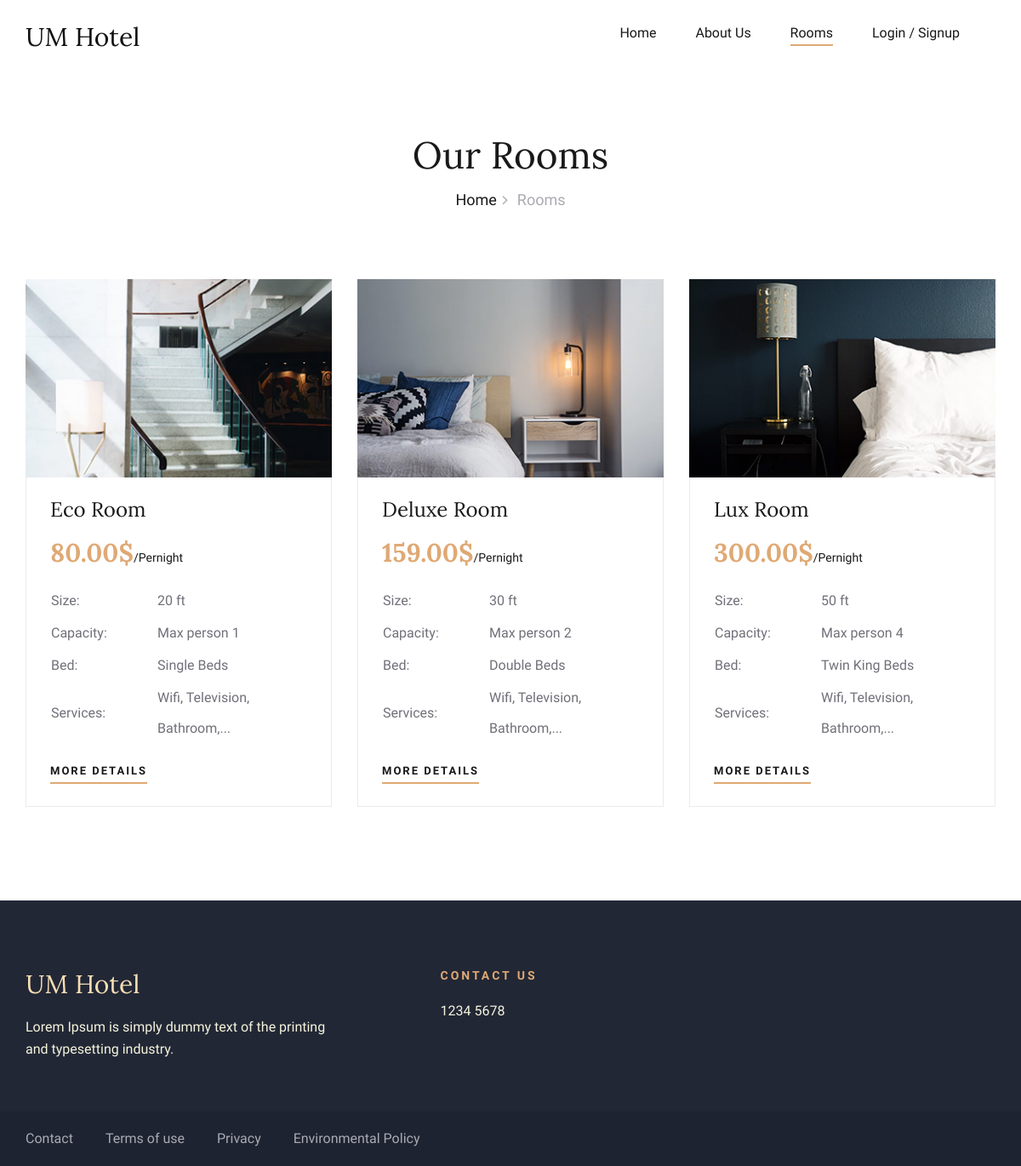
The page /rooms.php on the database its author committed.
### tables this page shows
CREATE TABLE IF NOT EXISTS `RoomType` (
    `type` TINYINT UNSIGNED NOT NULL,
    `format` VARCHAR(255) NOT NULL,
    `price` DOUBLE UNSIGNED NOT NULL,
    `size` INT UNSIGNED NOT NULL,
    `capacity` INT UNSIGNED NOT NULL,
    `bed` VARCHAR(255) NOT NULL,
    `services` VARCHAR(255) NOT NULL,
    PRIMARY KEY (`type`)
);

### include/interface/operation.php (called while the page is built, shortened)
<?php
    $connect = new PDO($_ENV["DB_NAME"],
        $_ENV["DB_USER_NAME"], $_ENV["DB_USER_PASS"]);
    function query_Class($ClassType, $ClassName, $validArgs, $args, &$EXIT_STATE) {
        if($args) {
            $queryCondition = "";
            $queryArgs = [];
            foreach($validArgs as $validArg) {
                if(isset($args[$validArg[0]])) {
                    if($queryCondition != "") $queryCondition .= " AND ";
                    $queryCondition .= $validArg[0]. " = ?";
                    array_push($queryArgs, [$args[$validArg[0]], $validArg[1]]);
                }
            }
            if($queryCondition == "") {
                $EXIT_STATE = "No valid args be passed!";
                return NULL;
            }
            global $connect;
            $query_Class = $connect -> prepare(
                "SELECT * FROM `". $ClassName. "` WHERE ". $queryCondition);
            foreach($queryArgs as $index => $queryArg) {
                if($queryArg[1] != NULL) {
                    if(is_array($queryArg[1])) $query_Class -> bindParam(
                        $index + 1, $queryArg[0], $queryArg[1][0], $queryArg[1][1]);
                    else $query_Class -> bindParam(
                        $index + 1, $queryArg[0], $queryArg[1]);
                }
                else $query_Class -> bindParam($index + 1, $queryArg[0]);
            }
        }
        else {
            global $connect;
            $query_Class = $connect -> prepare(
                "SELECT * FROM `". $ClassName. "`");
        }
        if(!$query_Class -> execute()) {
            $EXIT_STATE = $ClassName. " query is failed!";
            return NULL;
        }
        if($query_Class -> rowCount() > 0){
            $ClassList = [];
            while($aClass = $query_Class -> fetch(PDO::FETCH_ASSOC)) {
                $aClassAttr = [];
                foreach($validArgs as $validArg)
                    array_push($aClassAttr, $aClass[$validArg[0]]);
                array_push($ClassList, new $ClassType($aClassAttr));
            }
            return $ClassList;
        }
        else {
            $EXIT_STATE = "No match ". $ClassName. " found!";
            return [];
        }
    }
?>

### include/objects/RoomType.php (called while the page is built, shortened)
<?php
    include realpath("./include/interface/operation.php");
    class RoomType{
        public function __construct($attributes) {
            $this -> type = $attributes[0];
            $this -> format = $attributes[1];
            $this -> price = $attributes[2];
            $this -> size = $attributes[3];
            $this -> capacity = $attributes[4];
            $this -> bed = $attributes[5];
            $this -> services = $attributes[6];
        }
    }
    function query_RoomType($args, &$EXIT_STATE) {
        return query_Class(RoomType::class, "RoomType", [
            ["type", PDO::PARAM_INT],
            ["format", [PDO::PARAM_STR, 255]],
            ["price", PDO::PARAM_STR, 255],
            ["size", PDO::PARAM_INT],
            ["capacity", PDO::PARAM_INT],
            ["bed", [PDO::PARAM_STR, 255]],
            ["services", [PDO::PARAM_STR, 255]]], $args, $EXIT_STATE);
    }
?>

### rooms.php (the view, shortened to what this page needs)
<?php
    include realpath("./include/objects/RoomType.php");
    if(isset($_SESSION["customerID"])) $login = true;
    else $login = false;
    $pwd = "Rooms"
?>
<!DOCTYPE html>
<html lang="en">
    <head>
        <link rel="stylesheet" href="./css/bootstrap.min.css" type="text/css">
        <link rel="stylesheet" href="./css/font-awesome.min.css" type="text/css">
        <link rel="stylesheet" href="./css/elegant-icons.css" type="text/css">
        <link rel="stylesheet" href="./css/flaticon.css" type="text/css">
        <link rel="stylesheet" href="./css/owl.carousel.min.css" type="text/css">
        <link rel="stylesheet" href="./css/nice-select.css" type="text/css">
        <link rel="stylesheet" href="./css/jquery-ui.min.css" type="text/css">
        <link rel="stylesheet" href="./css/magnific-popup.css" type="text/css">
        <link rel="stylesheet" href="./css/slicknav.min.css" type="text/css">
        <link rel="stylesheet" href="./css/style.css" type="text/css">
    </head>
    <body>
        <?php include "./pages/components/header.php"; ?>
        <div class="breadcrumb-section">
            <div class="container">
                <div class="row">
                    <div class="col-lg-12">
                        <div class="breadcrumb-text">
                            <h2>Our Rooms</h2>
                            <div class="bt-option">
                                <a href="./index.html">Home</a>
                                <span>Rooms</span>
                            </div>
                        </div>
                    </div>
                </div>
            </div>
        </div>
        <section class="rooms-section spad">
            <div class="container">
                <div class="row">
                    <?php
                        $EXIT_STATE = "";
                        $RoomTypeList = query_RoomType([], $EXIT_STATE);
                        foreach($RoomTypeList as $RoomType) {
                    ?>
                    <div class="col-lg-4 col-md-6">
                        <div class="room-item">
                            <img src="./images/room/room-<?= $RoomType -> type; ?>.jpg"
                                alt="<?= ucfirst($RoomType -> format); ?> Room" />
                            <div class="ri-text">
                                <h4><?= ucfirst($RoomType -> format); ?> Room</h4>
                                <h3><?= number_format($RoomType -> price, 2); ?>$<span>/Pernight</span></h3>
                                <table>
                                    <tbody>
                                        <tr>
                                            <td class="r-o">Size:</td>
                                            <td><?= $RoomType -> size; ?> ft</td>
                                        </tr>
                                        <tr>
                                            <td class="r-o">Capacity:</td>
                                            <td>Max person <?= $RoomType -> capacity; ?></td>
                                        </tr>
                                        <tr>
                                            <td class="r-o">Bed:</td>
                                            <td><?= $RoomType -> bed; ?></td>
                                        </tr>
                                        <tr>
                                            <td class="r-o">Services:</td>
                                            <td><?= $RoomType -> services; ?></td>
                                        </tr>
                                    </tbody>
                                </table>
                                <a href="./room_details.php?room_type=<?= $RoomType -> type; ?> "
                                    class="primary-btn">More Details</a>
                            </div>
                        </div>
                    </div>
                    <?php } ?>
                </div>
            </div>
        </section>
        <?php include "./pages/components/footer.php"; ?>
    </body>
</html>

### pages/components/header.php (shortened to what this page needs)
<?php
    $pages = [
        ["./index.php", "Home", NULL],
        ["./about.php", "About Us", NULL],
        ["./rooms.php", "Rooms", NULL],
        ["./login_sigeup.php", "Login / Signup", false],
        ["./profile.php", "Profile", true],
    ]
?>
<header class="header-section">
    <div class="menu-item">
        <div class="container">
            <div class="row">
                <div class="col-lg-2">
                    <div class="logo">
                        <a href="./index.php"><h3>UM Hotel</h3></a>
                    </div>
                </div>
                <div class="col-lg-10">
                    <div class="nav-menu">
                        <nav class="mainmenu">
                            <ul>
                                <?php foreach($pages as $page) { ?>
                                <li <?php
                                        if($page[1] == $pwd) echo "class=\"active\"";
                                        elseif(!is_null($page[2]))
                                            if($page[2] != $login) echo "class=\"hider\"";
                                    ?>>
                                    <a href="<?= $page[0]; ?>"><?= $page[1]; ?></a>
                                </li>
                                <?php } ?>
                            </ul>
                        </nav>
                    </div>
                </div>
            </div>
        </div>
    </div>
</header>

### pages/components/footer.php
<footer class="footer-section">
    <div class="container">
        <div class="footer-text">
            <div class="row">
                <div class="col-lg-4">
                    <div class="ft-about">
                        <div class="logo"><a href="#"><h3 style="color: wheat;">UM Hotel</h3></a></div>
                        <p style="color: beige;">Lorem Ipsum is simply dummy text of the printing and typesetting industry.</p>
                    </div>
                </div>
                <div class="col-lg-3 offset-lg-1">
                    <div class="ft-contact">
                        <h6>Contact Us</h6>
                        <p style="color: beige;">1234 5678</p>
                    </div>
                </div>
            </div>
        </div>
    </div>
    <div class="copyright-option">
        <div class="container">
            <div class="row">
                <div class="col-lg-7">
                    <ul>
                        <li><a href="#">Contact</a></li>
                        <li><a href="#">Terms of use</a></li>
                        <li><a href="#">Privacy</a></li>
                        <li><a href="#">Environmental Policy</a></li>
                    </ul>
                </div>
                <div class="col-lg-5"><div class="co-text"><p></p></div></div>
            </div>
        </div>
    </div>
</footer>

### css/style.css (style rules this page uses)
html, body { height: 100%; font-family: "Cabin", sans-serif; -webkit-font-smoothing: antialiased; font-smoothing: antialiased; }
h1, h2, h3, h4, h5, h6 { margin: 0; color: #111111; font-weight: 400; font-family: "Lora", serif; }
h2 { font-size: 36px; }
h3 { font-size: 30px; }
h4 { font-size: 24px; }
h6 { font-size: 16px; }
p { font-size: 16px; font-family: "Cabin", sans-serif; color: #6b6b6b; font-weight: 400; line-height: 26px; margin: 0 0 15px 0; }
img { max-width: 100%; }
ul, ol { padding: 0; margin: 0; }
.spad { padding-top: 100px; padding-bottom: 100px; }
.primary-btn { display: inline-block; font-size: 13px; color: #ffffff; text-transform: uppercase; letter-spacing: 2px; font-weight: 700; position: relative; }
.primary-btn:after { position: absolute; left: 0; bottom: -5px; width: 100%; height: 2px; background: #dfa974; content: ""; }
.menu-item { position: relative; z-index: 9; }
.menu-item .logo { padding: 25px 0; }
.menu-item .logo a { display: inline-block; }
.menu-item .nav-menu { text-align: right; }
.menu-item .nav-menu .mainmenu { display: inline-block; }
.menu-item .nav-menu .mainmenu li { list-style: none; display: inline-block; position: relative; z-index: 1; }
.menu-item .nav-menu .mainmenu li.active a:after { opacity: 1; }
.menu-item .nav-menu .mainmenu li a { font-size: 16px; color: #19191a; margin-right: 42px; font-weight: 500; display: inline-block; padding: 27px 0; position: relative; -webkit-transition: all 0.3s; -o-transition: all 0.3s; transition: all 0.3s; }
.menu-item .nav-menu .mainmenu li a:after { position: absolute; left: 0; top: 52px; width: 100%; height: 2px; background: #dfa974; content: ""; opacity: 0; -webkit-transition: all 0.3s; -o-transition: all 0.3s; transition: all 0.3s; }
.footer-section { background: #222736; }
.footer-section .footer-text { padding: 80px 0 30px; }
.footer-section .footer-text .ft-about { margin-bottom: 30px; }
.footer-section .footer-text .ft-about .logo { margin-bottom: 20px; }
.footer-section .footer-text .ft-about .logo a { display: inline-block; }
.footer-section .footer-text .ft-about p { color: #aaaab3; margin-bottom: 20px; }
.footer-section .footer-text .ft-contact { margin-bottom: 30px; }
.footer-section .footer-text .ft-contact h6 { font-size: 14px; color: #dfa974; text-transform: uppercase; font-weight: 700; letter-spacing: 3px; font-family: "Cabin", sans-serif; margin-bottom: 20px; }
.footer-section .copyright-option { background: rgba(16, 20, 31, 0.2); padding: 20px 0; }
.footer-section .copyright-option ul li { list-style: none; display: inline-block; margin-right: 34px; }
.footer-section .copyright-option ul li:last-child { margin-right: 0; }
.footer-section .copyright-option ul li a { font-size: 16px; color: #aaaab3; }
.breadcrumb-section { padding-top: 70px; padding-bottom: 80px; }
.breadcrumb-text { text-align: center; }
.breadcrumb-text h2 { font-size: 44px; color: #19191a; margin-bottom: 12px; }
.breadcrumb-text .bt-option a { display: inline-block; font-size: 18px; color: #19191a; margin-right: 20px; position: relative; font-weight: 500; }
.breadcrumb-text .bt-option a:after { position: absolute; right: -13px; top: 1px; content: ""; font-size: 18px; font-family: "FontAwesome"; color: #aaaab3; }
.breadcrumb-text .bt-option span { display: inline-block; font-size: 18px; color: #aaaab3; }
.rooms-section { padding-top: 0; padding-bottom: 80px; }
.room-item { margin-bottom: 30px; }
.room-item img { min-width: 100%; }
.room-item .ri-text { border: 1px solid #ebebeb; border-top: none; padding: 24px 24px 30px 28px; }
.room-item .ri-text h4 { color: #19191a; margin-bottom: 17px; }
.room-item .ri-text h3 { color: #dfa974; font-weight: 700; margin-bottom: 14px; }
.room-item .ri-text h3 span { font-family: "Cabin", sans-serif; font-size: 14px; font-weight: 400; color: #19191a; }
.room-item .ri-text table { margin-bottom: 18px; }
.room-item .ri-text table tbody tr td { font-size: 16px; color: #707079; line-height: 36px; }
.room-item .ri-text table tbody tr td.r-o { width: 125px; }
.room-item .ri-text .primary-btn { color: #19191a; }
@media only screen and (min-width: 1200px) { .container { max-width: 1170px; } }
.row table { margin-top: 20px; width: 100%; }

### rows shown on the page
roomtype: shows a picture, format "Eco", price "80.00", size "20", capacity "1", bed "Single Beds", services "Wifi, Television, Bathroom,..."
roomtype: shows a picture, format "Deluxe", price "159.00", size "30", capacity "2", bed "Double Beds", services "Wifi, Television, Bathroom,..."
roomtype: shows a picture, format "Lux", price "300.00", size "50", capacity "4", bed "Twin King Beds", services "Wifi, Television, Bathroom,..."

### other values the page prints
$page[1] "Home"
$page[1] "About Us"
$page[1] "Rooms"
$page[1] "Login / Signup"
